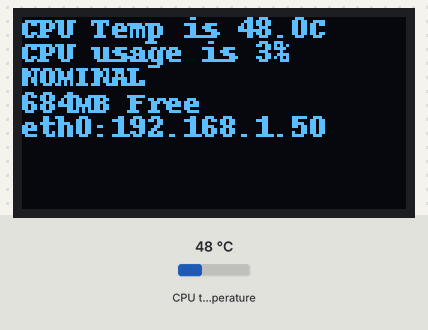
Bench run of a program on a simulated Raspberry Pi (BCM pin numbers). Shown: 128×64 one-colour display. The test bench sets the inputs (shaded band); at power-on: CPU temperature 48 °C. System figures (address, load, memory, disk, uptime) are fixed made-up values. At 1.1 s the program stops and its outputs stay as they are.

Above: at 1.2 s.

The program:

live-data.py
```python
#! /usr/bin/env python3
import Adafruit_SSD1306
import psutil
import netifaces as ni

from PIL import Image, ImageDraw, ImageFont

disp = Adafruit_SSD1306.SSD1306_128_64(rst=None)
disp.begin()

width = disp.width
height = disp.height
image = Image.new('1', (width, height))
draw = ImageDraw.Draw(image)
padding = -2
top = padding
bottom = height-padding
x = 0

#CPU Temp
f = open("/sys/class/thermal/thermal_zone0/temp", "r")
t = f.readline()
t = float(t)
t = round(t/1000,1)
#CPU Status
cpu = psutil.cpu_percent(interval=1)
cpu = round(cpu)
#RAM
memory = psutil.virtual_memory()
memory = memory[1]
memory = round(memory / 1024 / 1024)
#IP Address eth0
ip = ni.ifaddresses('eth0')[2][0]['addr']
# Alert Status
if t > 50:
    ALERT = "CPU TEMP ALERT"
else:
    ALERT = "NOMINAL"
draw.text((x, top),       "CPU Temp is "+str(t)+"C",  font=ImageFont.load_default(), fill=255)
draw.text((x, top+8),    "CPU usage is "+str(cpu)+"%", font=ImageFont.load_default(), fill=255)
draw.text((x, top+16),     ALERT, font=ImageFont.load_default(), fill=255)
draw.text((x, top+25),    str(memory)+"MB Free",  font=ImageFont.load_default(), fill=255)
draw.text((x, top+33),    "eth0:"+ip,  font=ImageFont.load_default(), fill=255)
disp.image(image)
disp.display()
```
